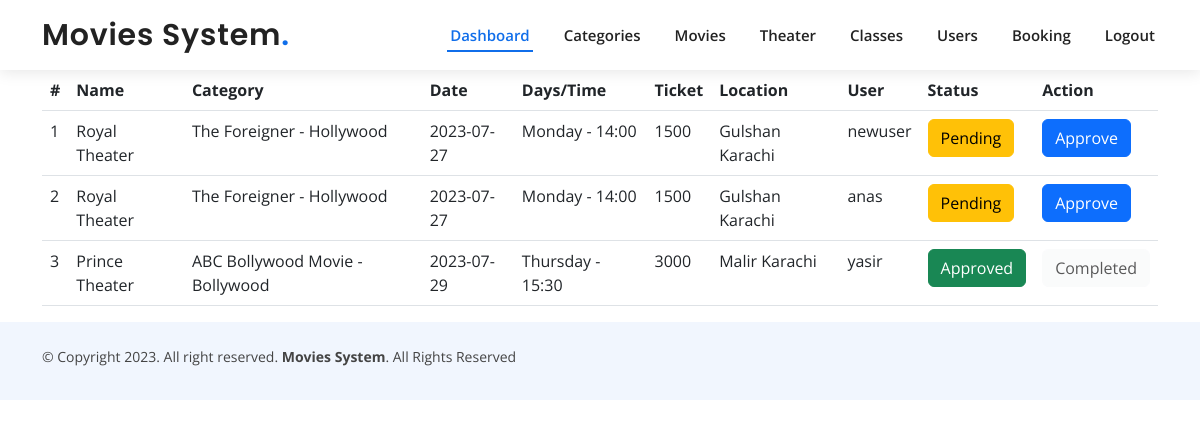
Screenshot of /admin/viewallbooking.php (signed in) with the database file from the repository.
### tables this page shows
CREATE TABLE `booking` (
  `bookingid` int(11) NOT NULL,
  `theaterid` int(11) NOT NULL,
  `bookingdate` date NOT NULL,
  `person` varchar(50) NOT NULL,
  `userid` int(11) NOT NULL,
  `status` tinyint(4) NOT NULL DEFAULT 0
);

CREATE TABLE `theater` (
  `theaterid` int(11) NOT NULL,
  `theater_name` varchar(100) NOT NULL,
  `timing` varchar(50) NOT NULL,
  `days` varchar(50) NOT NULL,
  `date` date NOT NULL,
  `price` int(11) NOT NULL,
  `location` varchar(100) NOT NULL,
  `movieid` int(11) DEFAULT NULL
);

CREATE TABLE `movies` (
  `movieid` int(11) NOT NULL,
  `title` varchar(50) NOT NULL,
  `description` varchar(100) NOT NULL,
  `releasedate` date NOT NULL,
  `image` varchar(1000) NOT NULL,
  `trailer` varchar(1000) NOT NULL,
  `movie` varchar(10000) NOT NULL,
  `rating` varchar(50) NOT NULL,
  `catid` int(11) NOT NULL
);

CREATE TABLE `categories` (
  `catid` int(11) NOT NULL,
  `catname` varchar(50) NOT NULL
);

CREATE TABLE `users` (
  `userid` int(11) NOT NULL,
  `name` varchar(50) NOT NULL,
  `email` varchar(50) NOT NULL,
  `password` varchar(50) NOT NULL,
  `roteype` int(11) NOT NULL
);

### admin/viewallbooking.php (the view, shortened to what this page needs)
<?php
include('../connect.php');
?>
<!DOCTYPE html>
<html lang="en">
<head>
</head>
<body>
<?php include('header.php')  ?>
<div class="container">
<div class="row mt-5">
  <div class="col-lg-12">
     <table class="table">
      <tr>
        <th>#</th>
        <th>Name</th>
        <th>Category</th>
        <th>Date</th>
        <th>Days/Time</th>
        <th>Ticket</th>
        <th>Location</th>
        <th>User</th>
        <th>Status</th>
        <th>Action</th>
      </tr>
      <?php
      if(isset($_POST['btnsearch'])){
        $start  = $_POST['start'];
        $end    = $_POST['end'];
        $status = $_POST['status'];
        $total_sale = 0;
        $sql = "select booking.bookingid, booking.bookingdate, booking.person, theater.theater_name, theater.timing, theater.days, theater.price, theater.location, movies.title,  categories.catname, users.name as 'username',
        booking.status
        from booking
        inner join theater on theater.theaterid = booking.theaterid
        inner join users on users.userid = booking.userid
        inner join movies on movies.movieid = theater.movieid
        inner join categories on categories.catid = movies.catid
        where booking.bookingdate between '$start' AND '$end' and booking.status = '$status'";
        $res  = mysqli_query($con, $sql);
        if(mysqli_num_rows($res) > 0){
          while($data = mysqli_fetch_array($res)){
            $total_sale = $total_sale + $data['price'];
            ?>
          <tr>
          <td><?= $data['bookingid'] ?></td>
            <td><?= $data['theater_name'] ?></td>
            <td><?= $data['title'] ?> - <?= $data['catname'] ?></td>
            <td><?= $data['bookingdate'] ?></td>
            <td><?= $data['days'] ?> - <?= $data['timing'] ?></td>
            <td><?= $data['price'] ?></td>
            <td><?= $data['location'] ?></td>
            <td><?= $data['username'] ?></td>
            <td>
              <?php
              if($data['status'] == 0){
                echo "<a href='#' class='btn btn-warning' > Pending </a>";
              }else{
                echo "<a href='#' class='btn btn-success' > Approved </a>";
              }
              ?>
            </td>
            <td>
              <?php
                if($data['status'] == 1){
                  echo "<button type='button' class='btn btn-light' disabled> Completed </button>";
                }else{
                  echo "<a href='viewallbooking.php?bookingid=".$data['bookingid']."' class='btn btn-primary'> Approve</a>";
                }
              ?>
          </td>
          </tr>
            <?php
          }
            echo "<tr> <td>Total Sale: <strong> Rs.".$total_sale." </strong></td> </tr>";
        }
      }else{
      $sql = "select booking.bookingid, booking.bookingdate, booking.person, theater.theater_name, theater.timing, theater.days, theater.price, theater.location, movies.title,  categories.catname, users.name as 'username',
      booking.status
      from booking
      inner join theater on theater.theaterid = booking.theaterid
      inner join users on users.userid = booking.userid
      inner join movies on movies.movieid = theater.movieid
      inner join categories on categories.catid = movies.catid
      ";
      $res  = mysqli_query($con, $sql);
      if(mysqli_num_rows($res) > 0){
        while($data = mysqli_fetch_array($res)){
          ?>
          <tr>
          <td><?= $data['bookingid'] ?></td>
            <td><?= $data['theater_name'] ?></td>
            <td><?= $data['title'] ?> - <?= $data['catname'] ?></td>
            <td><?= $data['bookingdate'] ?></td>
            <td><?= $data['days'] ?> - <?= $data['timing'] ?></td>
            <td><?= $data['price'] ?></td>
            <td><?= $data['location'] ?></td>
            <td><?= $data['username'] ?></td>
            <td>
              <?php
              if($data['status'] == 0){
                echo "<a href='#' class='btn btn-warning' > Pending </a>";
              }else{
                echo "<a href='#' class='btn btn-success' > Approved </a>";
              }
              ?>
            </td>
            <td>
            <?php
              if($data['status'] == 1){
                echo "<button type='button' class='btn btn-light' disabled> Completed </button>";
              }else{
                echo "<a href='viewallbooking.php?bookingid=".$data['bookingid']."' class='btn btn-primary'> Approve</a>";
              }
              ?>
          </td>
          </tr>
       <?php
        }
      }else{
        echo 'no booking found';
      }
    }
      ?>
     </table>
  </div>
</div>
</div>
<?php include('footer.php')  ?>
</body>
</html>

### assets/css/style.css (style rules this page uses)
body { font-family: "Open Sans", sans-serif; color: #444444; }
a { color: #106eea; text-decoration: none; }
.scrolled-offset { margin-top: 70px; }

### rows the page displays
booking: bookingid "1", theaterid.theater_name "Royal Theater", movies.title "The Foreigner", categories.catname "Hollywood", bookingdate "2023-07-27", theaterid.days "Monday", theaterid.timing "14:00", theaterid.price "1500", theaterid.location "Gulshan Karachi", userid.name "newuser", status "Pending"
booking: bookingid "2", theaterid.theater_name "Royal Theater", movies.title "The Foreigner", categories.catname "Hollywood", bookingdate "2023-07-27", theaterid.days "Monday", theaterid.timing "14:00", theaterid.price "1500", theaterid.location "Gulshan Karachi", userid.name "anas", status "Pending"
booking: bookingid "3", theaterid.theater_name "Prince Theater", movies.title "ABC Bollywood Movie", categories.catname "Bollywood", bookingdate "2023-07-29", theaterid.days "Thursday", theaterid.timing "15:30", theaterid.price "3000", theaterid.location "Malir Karachi", userid.name "yasir", status "Approved"
